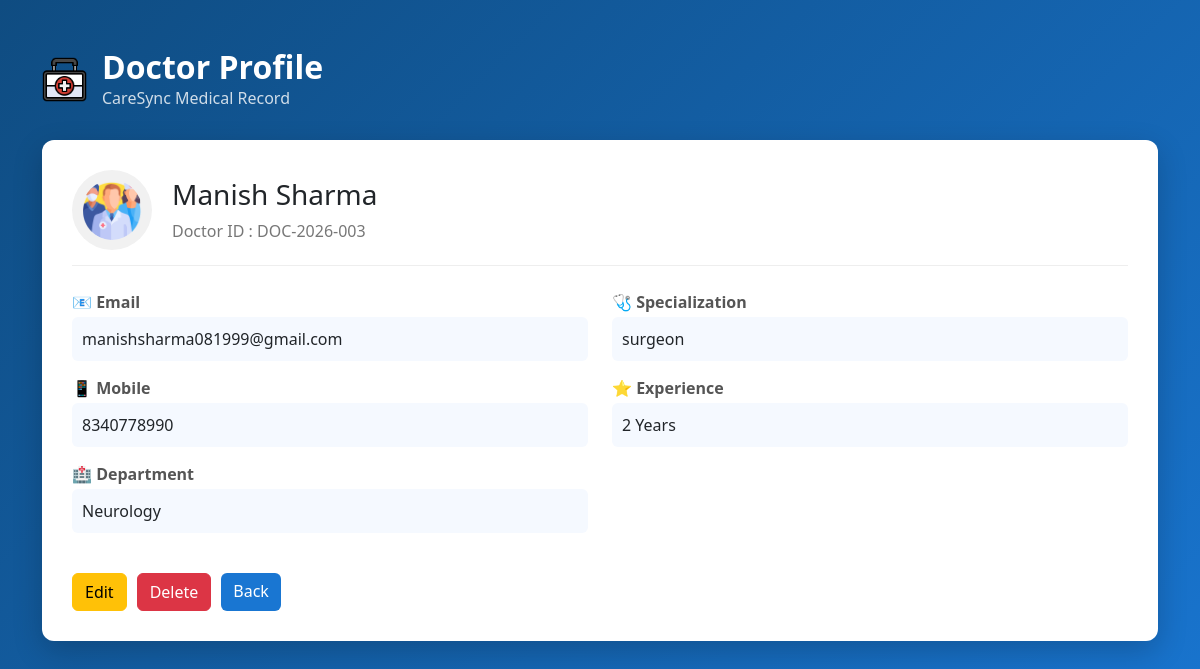
The page /Admin/view_doctor.php?id=DOC-2026-003 on the database as committed earlier.
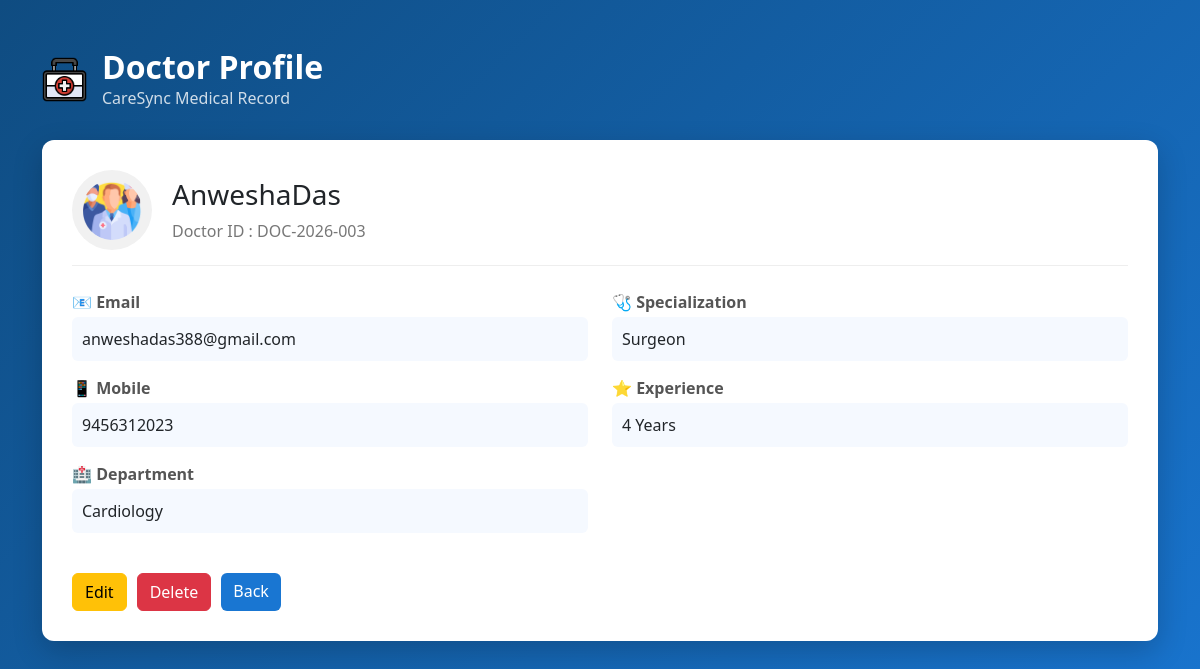
The same page on the database as committed later.
### tables this page shows
CREATE TABLE `doctors` (
  `id` int(11) NOT NULL,
  `doctor_code` varchar(20) DEFAULT NULL,
  `full_name` varchar(100) NOT NULL,
  `department` varchar(50) NOT NULL,
  `specialization` varchar(100) DEFAULT NULL,
  `experience` int(11) DEFAULT 0,
  `contact` varchar(15) DEFAULT NULL,
  `email` varchar(100) NOT NULL,
  `password` varchar(255) NOT NULL,
  `created_at` timestamp NOT NULL DEFAULT current_timestamp()
);

### Admin/view_doctor.php (the view, shortened to what this page needs)
<!DOCTYPE html>
<html lang="en">
<head>
    <link rel="stylesheet" href="../Bootstrap/bootstrap.min.css">
    <link rel="stylesheet" href="../styles/view_doctor.css">
</head>
<body>
    <div class="container py-5">
        <div class="header-section">
            <img src="../icons/doctor.png" width="45">
            <div>
                <h2>Doctor Profile</h2>
                <p>CareSync Medical Record</p>
            </div>
        </div>
        <?php
        require_once '../dbconnect.php';
          $id = $_GET['id'];
        $qry = "SELECT * FROM doctors WHERE doctor_code = ?";
        $stmt = $conn->prepare($qry);
        $stmt->bind_param("i", $id);
        $stmt->execute();
        $result = $stmt->get_result();
        if ($result->num_rows > 0) {
            $data = $result->fetch_assoc();
            ?>
            <div class="doctor-card">
                <div class="doctor-top">
                    <div class="avatar">
                        <img src="../icons/medical-team.png">
                    </div>
                    <div class="doctor-name">
                        <h3>
                            <?php echo $data['full_name']; ?>
                        </h3>
                        <p>Doctor ID :
                            <?php echo $id; ?>
                        </p>
                    </div>
                </div>
                <div class="row mt-4">
                    <div class="col-md-6">
                        <div class="info">
                            <span>📧 Email</span>
                            <p>
                                <?php echo $data['email']; ?>
                            </p>
                        </div>
                        <div class="info">
                            <span>📱 Mobile</span>
                            <p>
                                <?php echo $data['contact']; ?>
                            </p>
                        </div>
                        <div class="info">
                            <span>🏥 Department</span>
                            <p>
                                <?php echo $data['department']; ?>
                            </p>
                        </div>
                    </div>
                    <div class="col-md-6">
                        <div class="info">
                            <span>🩺 Specialization</span>
                            <p>
                                <?php echo $data['specialization']; ?>
                            </p>
                        </div>
                        <div class="info">
                            <span>⭐ Experience</span>
                            <p>
                                <?php echo $data['experience']; ?> Years
                            </p>
                        </div>
                </div>
                </div>
                <div class="btn-area">
                    <a href="edit_doctor.php?id=<?php echo $id ?>" class="btn btn-warning">Edit</a>
                    <a href="delete_doctor.php?id=<?php echo $id ?>" class="btn btn-danger"
                        onclick="return confirm('Are you sure you want to delete this doctor?')">
                        Delete
                 </a>
                    <a href="manage_doctor.php" class="btn btn-primary">Back</a>
                </div>
           </div>
            <?php
        } else {
            echo "<h3 class='text-white text-center'>Invalid Doctor ID</h3>";
        }
        ?>
    </div>
</body>
</html>

### styles/view_doctor.css (style rules this page uses)
body { background:linear-gradient(135deg,#0f4c81,#1976d2); font-family:Segoe UI; min-height:100vh; }
.header-section { display:flex; align-items:center; gap:15px; color:white; margin-bottom:30px; }
.header-section h2 { margin:0; font-weight:600; }
.header-section p { margin:0; opacity:.8; }
.doctor-card { background:white; padding:30px; border-radius:12px; box-shadow:0 10px 30px rgba(0,0,0,0.2); }
.doctor-top { display:flex; align-items:center; gap:20px; border-bottom:1px solid #eee; padding-bottom:15px; }
.avatar img { width:80px; height:80px; border-radius:50%; background:#f1f1f1; padding:10px; }
.doctor-name p { margin:0; color:#777; }
.info { margin-bottom:15px; }
.info span { font-weight:600; color:#555; display:block; margin-bottom:3px; }
.info p { background:#f5f9ff; padding:10px; border-radius:6px; margin:0; }
.btn-area { margin-top:25px; display:flex; gap:10px; }
.btn-primary { background:#1976d2; border:none; }

Rows that differ between the two databases and show on the page:
removed doctors: full_name "Manish Sharma", email "manishsharma081999@gmail.com", contact "8340778990", department "Neurology", specialization "surgeon", experience "2"
added doctors: full_name "AnweshaDas", email "anweshadas388@gmail.com", contact "9456312023", department "Cardiology", specialization "Surgeon", experience "4"
